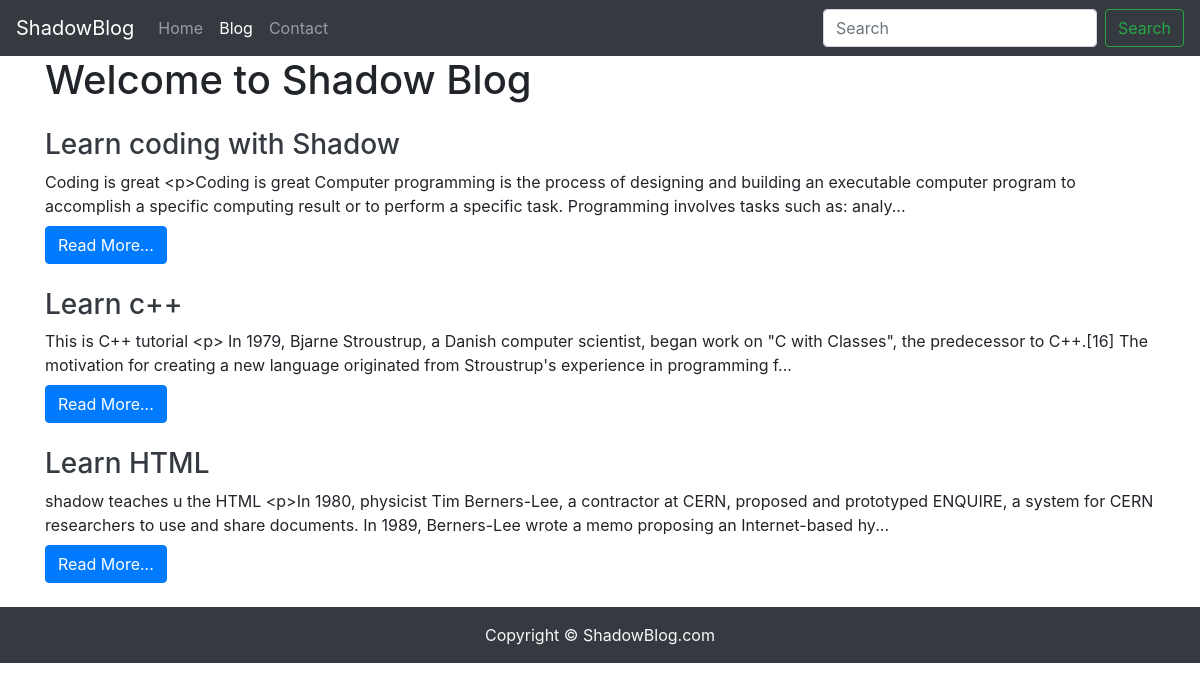
Screenshot of /blog/ with the database file from the repository.
### blog/models.py (models this page shows, shortened)
class Blog(models.Model):
    sno=models.AutoField(primary_key=True)
    title=models.CharField(max_length=200)
    content=models.TextField()
    slug=models.CharField( max_length=100)
    time=models.DateTimeField( auto_now_add=True)

### blog/views.py (the view)
# urls.py: path('blog/', views.blog, name='blog'),
def blog(request):
    blogs=Blog.objects.all()
    context={'blogs':blogs}
    return render(request, 'bloghome.html',context)

### templates/bloghome.html
{% extends 'base.html' %}
{% block blogactive %}active{% endblock blogactive %}
{% block body %}
<div class="container">
<h1>Welcome to Shadow Blog</h1>
{% for blog in blogs %}
<div class="my-4">
    <h3 ><a href="/blogpost/{{blog.slug}}" class="text-dark">{{blog.title}}</a></h3>
    <div class="my-2">
    {{blog.content|slice:245}}...
    </div>
<a href="/blogpost/{{blog.slug}}" class="text-dark"><button class="btn btn-primary">Read More...</button></a>
</div>
{% endfor %}
</div>
{% endblock body %}

### templates/base.html (shortened to what this page needs)
<!doctype html>
<html lang="en">
  <head>
    <link rel="stylesheet" href="https://cdn.jsdelivr.net/npm/bootstrap@4.5.3/dist/css/bootstrap.min.css">
  </head>
  <body>
    <nav class="navbar navbar-expand-lg navbar-dark bg-dark">
  <a class="navbar-brand" href="/">ShadowBlog</a>
  <div class="collapse navbar-collapse" id="navbarSupportedContent">
    <ul class="navbar-nav mr-auto">
      <li class="nav-item {% block homeactive %}{% endblock homeactive %}">
              <a class="nav-link" href="/">Home <span class="sr-only">(current)</span></a>
      </li>
      <li class="nav-item {% block blogactive %}{% endblock blogactive %}">
        <a class="nav-link" href="/blog">Blog</a>
      </li>
      <li class="nav-item {% block contactactive %}{% endblock contactactive %}">
        <a class="nav-link" href="/contact">Contact</a>
      </li>
    </ul>
    <form actiom ="/search" method="get" class="form-inline my-2 my-lg-0">
      <input class="form-control mr-sm-2" type="search" placeholder="Search" aria-label="Search">
      <button class="btn btn-outline-success my-2 my-sm-0" type="submit">Search</button>
    </form>
  </div>
</nav>
     {% block body%}{% endblock body%}
     <footer class="text-center py-3 text-light bg-dark">Copyright &copy; ShadowBlog.com</footer>
  </body>
</html>

### rows the page displays
Blog: title "Learn coding with Shadow", content "Coding is great <p>Coding is great Computer programming is the process of designing and building an executable computer program to accomplish a specific computing result or to perform a specific task. Programming involves tasks such as: analy"
Blog: title "Learn c++", content "This is C++ tutorial <p> In 1979, Bjarne Stroustrup, a Danish computer scientist, began work on \"C with Classes\", the predecessor to C++.[16] The motivation for creating a new language originated from Stroustrup's experience in programming f"
Blog: title "Learn HTML", content "shadow teaches u the HTML <p>In 1980, physicist Tim Berners-Lee, a contractor at CERN, proposed and prototyped ENQUIRE, a system for CERN researchers to use and share documents. In 1989, Berners-Lee wrote a memo proposing an Internet-based hy"
